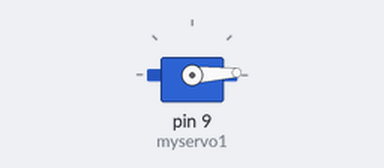
A sketch run on a simulated Arduino Uno, built with avr-gcc and run on an emulated ATmega328P. On the bench: servo.

Above: at 0.05 s.
At 1.3 s:
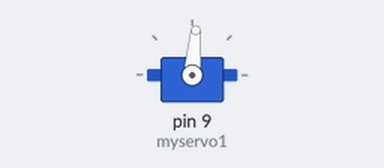
At 2.6 s:
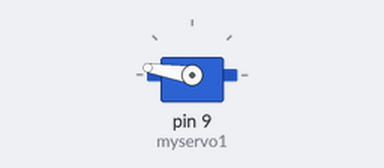
At 5.2 s:
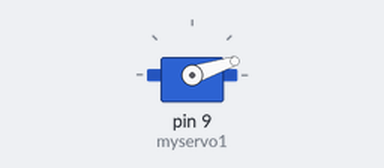
Timing chart, 0 to 7.1 s (numbered marks = the images above):
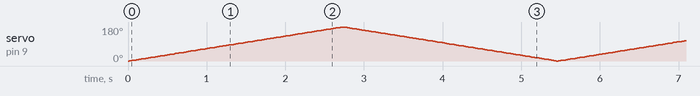

The sketch:

servo_intro.ino
```cpp
/*Servo Demo
 * learnelectronics
 * 12/14/2016
 *
 * NOTE: Do not power more than 2
 * micro servos from the Arduino
 */

#include <Servo.h>                  //include the servo library

Servo myservo1;                     //define the servos
int pos = 0;                        //variable to store position


void setup() {
  // put your setup code here, to run once:

myservo1.attach(9);               //start the servo

}

void loop() {
  // put your main code here, to run repeatedly:

 for (pos = 0; pos <= 180; pos += 1) { // goes from 0 degrees to 180 degrees
    // in steps of 1 degree
    myservo1.write(pos);              // tell servo to go to degrees in POS
    delay(15);                       // wait for servo to get there
  }

for (pos = 180; pos >= 0; pos -= 1) { // goes from 180 degrees to 0 degrees
    myservo1.write(pos);
    delay(15);
  }


}
```
